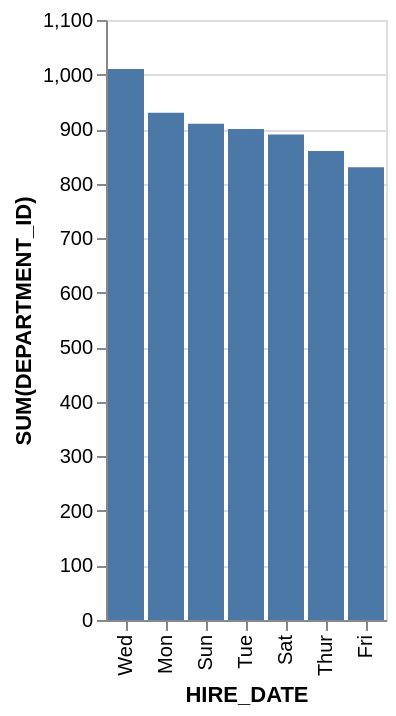

Describe this chart as a Vega-Lite specification.
### Vega-Lite specification from a JSON file in a GitHub repository (floating-point values rounded to 4 significant figures)
{"data": {"values": [{"x_data": "Wed", "y_data": 1010}, {"x_data": "Mon", "y_data": 930}, {"x_data": "Sun", "y_data": 910}, {"x_data": "Tue", "y_data": 900}, {"x_data": "Sat", "y_data": 890}, {"x_data": "Thur", "y_data": 860}, {"x_data": "Fri", "y_data": 830}]}, "mark": "bar", "encoding": {"x": {"field": "x_data", "type": "nominal", "title": "HIRE_DATE", "sort": {"op": "sum", "field": "y_data", "order": "descending"}}, "y": {"field": "y_data", "type": "quantitative", "title": "SUM(DEPARTMENT_ID)"}}}
